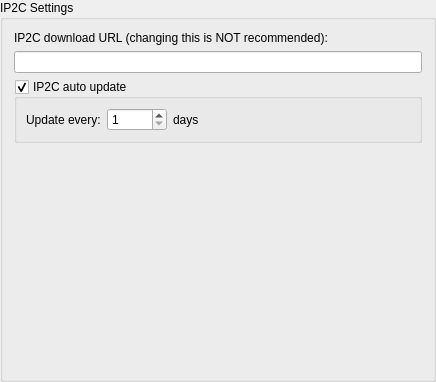
<?xml version="1.0" encoding="UTF-8"?>
<ui version="4.0">
 <class>CFGIP2Country</class>
 <widget class="QGroupBox" name="CFGIP2Country">
  <property name="geometry">
   <rect>
    <x>0</x>
    <y>0</y>
    <width>436</width>
    <height>382</height>
   </rect>
  </property>
  <property name="windowTitle">
   <string>GroupBox</string>
  </property>
  <property name="title">
   <string>IP2C Settings</string>
  </property>
  <layout class="QVBoxLayout" name="verticalLayout">
   <item>
    <widget class="QLabel" name="label_3">
     <property name="text">
      <string>IP2C download URL (changing this is NOT recommended):</string>
     </property>
    </widget>
   </item>
   <item>
    <widget class="QLineEdit" name="leIP2CUrl"/>
   </item>
   <item>
    <widget class="QGroupBox" name="grbAutoUpdate">
     <property name="title">
      <string>IP2C auto update</string>
     </property>
     <property name="checkable">
      <bool>true</bool>
     </property>
     <layout class="QVBoxLayout" name="verticalLayout_2">
      <item>
       <layout class="QFormLayout" name="formLayout">
        <item row="0" column="0">
         <widget class="QLabel" name="label">
          <property name="text">
           <string>Update every:</string>
          </property>
         </widget>
        </item>
        <item row="0" column="1">
         <layout class="QHBoxLayout" name="horizontalLayout">
          <item>
           <widget class="QSpinBox" name="spinMaximumAge">
            <property name="sizePolicy">
             <sizepolicy hsizetype="Minimum" vsizetype="Fixed">
              <horstretch>0</horstretch>
              <verstretch>0</verstretch>
             </sizepolicy>
            </property>
            <property name="maximumSize">
             <size>
              <width>60</width>
              <height>16777215</height>
             </size>
            </property>
            <property name="minimum">
             <number>1</number>
            </property>
            <property name="maximum">
             <number>9999</number>
            </property>
           </widget>
          </item>
          <item>
           <widget class="QLabel" name="label_2">
            <property name="text">
             <string>days</string>
            </property>
           </widget>
          </item>
         </layout>
        </item>
       </layout>
      </item>
     </layout>
    </widget>
   </item>
   <item>
    <spacer name="verticalSpacer">
     <property name="orientation">
      <enum>Qt::Vertical</enum>
     </property>
     <property name="sizeHint" stdset="0">
      <size>
       <width>20</width>
       <height>40</height>
      </size>
     </property>
    </spacer>
   </item>
  </layout>
 </widget>
 <resources/>
 <connections/>
</ui>
